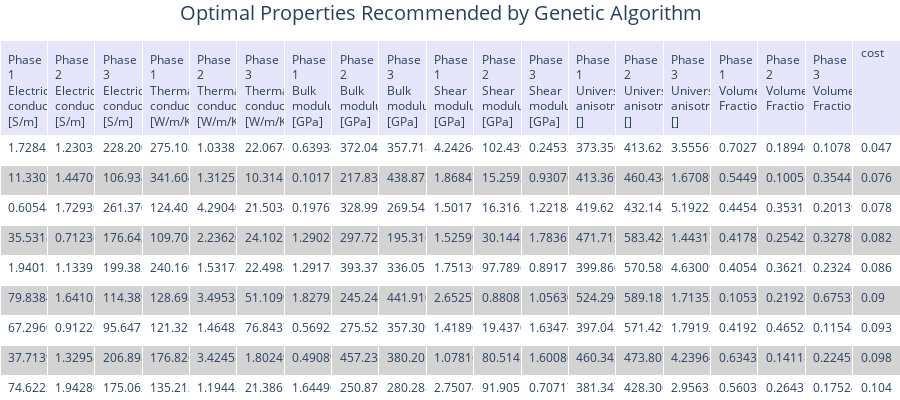

Notebook code for this chart:
### Markdown cell above
Print the optimization results as a table. Each row represents a *theoretical* material.

### Code cell
visualizer.print_table_of_best_designs(rows=10)

### Figure 1 — Plotly figure (JSON) as saved in the notebook; plotly's stock layout.template omitted (floating-point values rounded to 4 significant figures; data arrays with more than 128 entries replaced by an {"elided": "..."} marker saying what was removed)
{"data": [{"cells": {"align": "left", "fill": {"color": [["white", "lightgrey", "white", "lightgrey", "white", "lightgrey", "white", "lightgrey", "white", "lightgrey"]]}, "font": {"size": 12}, "height": 30, "values": {"elided": "19x10 float values"}}, "columnwidth": 1000, "header": {"align": "left", "fill": {"color": "lavender"}, "font": {"size": 12}, "height": 30, "values": ["Phase 1 Electrical conductivity, [S/m]", "Phase 2 Electrical conductivity, [S/m]", "Phase 3 Electrical conductivity, [S/m]", "Phase 1 Thermal conductivity, [W/m/K]", "Phase 2 Thermal conductivity, [W/m/K]", "Phase 3 Thermal conductivity, [W/m/K]", "Phase 1 Bulk modulus, [GPa]", "Phase 2 Bulk modulus, [GPa]", "Phase 3 Bulk modulus, [GPa]", "Phase 1 Shear modulus, [GPa]", "Phase 2 Shear modulus, [GPa]", "Phase 3 Shear modulus, [GPa]", "Phase 1 Universal anisotropy, []", "Phase 2 Universal anisotropy, []", "Phase 3 Universal anisotropy, []", "Phase 1 Volume Fraction", "Phase 2 Volume Fraction", "Phase 3 Volume Fraction", "cost"]}, "type": "table"}], "layout": {"autosize": true, "height": 400, "margin": {"b": 0, "l": 0, "r": 0, "t": 40}, "title": {"font": {"size": 20}, "text": "Optimal Properties Recommended by Genetic Algorithm", "x": 0.2}}}
